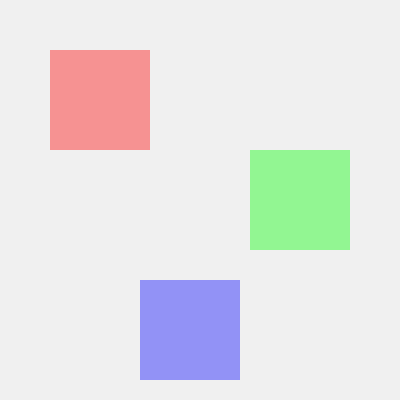
Frame 1 (no input)
Frame 60 (no input): identical to frame 1, image omitted
Frame 120 (the mouse pressed at the canvas centre since frame 60): identical to frame 1, image omitted

The p5.js sketch that drew this single still picture (run headless with seeded random() and noise() and a simulated clock; from frame 60 on, the mouse is pressed at the canvas centre):

// p5.js sketch
// ── sketch.js
function setup() {
  createCanvas(400,400);
}

function draw() {
  background(240);
  noStroke();
  
  push();
  translate(50,50);
  fill(255,0,0, 100);
  rect(0,0,100,100);
  pop();
  
  push();
  translate(250,150);
  fill(0,255,0, 100);
  rect(0,0,100,100);
  pop();
  
  push();
  translate(140,280);
  fill(0,0,255, 100);
  rect(0,0,100,100);
  pop();
}
